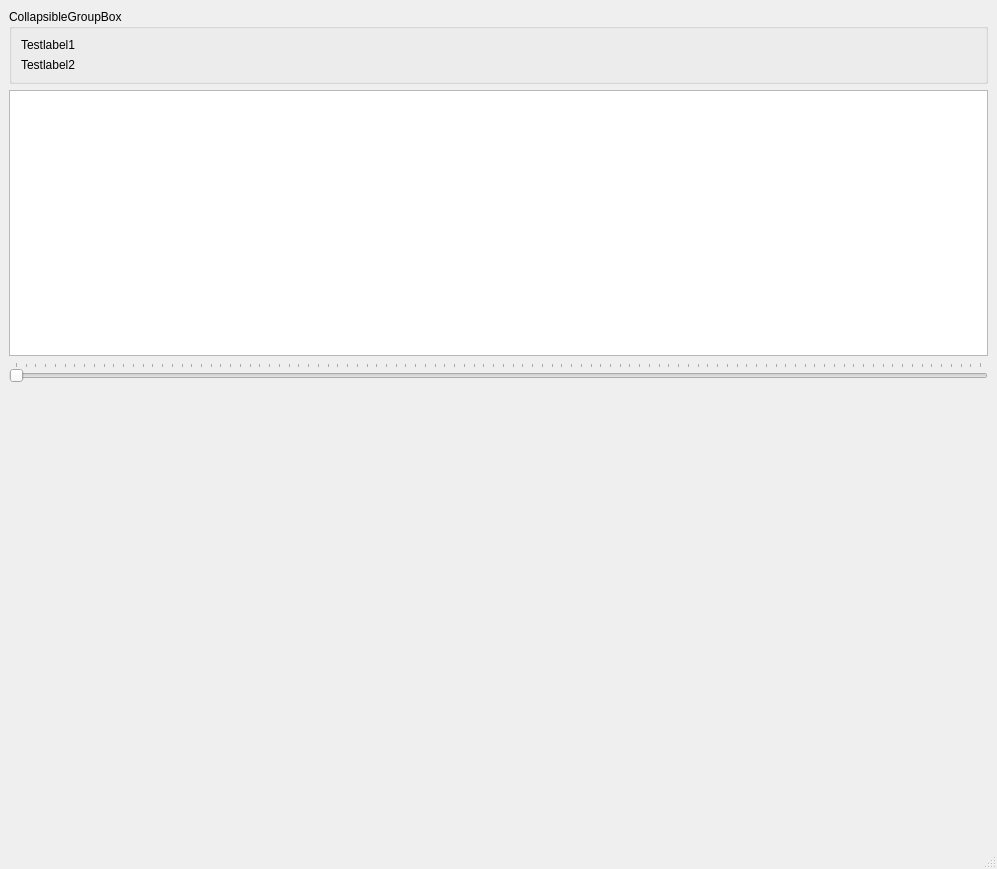
<?xml version="1.0" encoding="UTF-8"?>
<ui version="4.0">
 <class>MainWindow</class>
 <widget class="QMainWindow" name="MainWindow">
  <property name="geometry">
   <rect>
    <x>0</x>
    <y>0</y>
    <width>997</width>
    <height>869</height>
   </rect>
  </property>
  <property name="windowTitle">
   <string>MainWindow</string>
  </property>
  <widget class="QWidget" name="centralwidget">
   <layout class="QVBoxLayout" name="verticalLayout">
    <item>
     <widget class="CollapsibleGroupBox" name="collapsibleGroupBox">
      <property name="title">
       <string>CollapsibleGroupBox</string>
      </property>
      <property name="collapsesHorizontal" stdset="0">
       <bool>false</bool>
      </property>
      <property name="makeFlatWhenCollapsed" stdset="0">
       <bool>true</bool>
      </property>
      <layout class="QVBoxLayout" name="verticalLayout_2">
       <item>
        <widget class="QLabel" name="label">
         <property name="text">
          <string>Testlabel1</string>
         </property>
        </widget>
       </item>
       <item>
        <widget class="QLabel" name="label_2">
         <property name="text">
          <string>Testlabel2</string>
         </property>
        </widget>
       </item>
      </layout>
     </widget>
    </item>
    <item>
     <widget class="PandasTableView" name="pandasTableView"/>
    </item>
    <item>
     <widget class="RangeSelector" name="rangeSelector">
      <property name="orientation">
       <enum>Qt::Horizontal</enum>
      </property>
      <property name="invertedAppearance">
       <bool>false</bool>
      </property>
      <property name="invertedControls">
       <bool>false</bool>
      </property>
      <property name="tickPosition">
       <enum>QSlider::TicksAbove</enum>
      </property>
      <property name="spanOnGroove" stdset="0">
       <bool>false</bool>
      </property>
     </widget>
    </item>
    <item>
     <spacer name="verticalSpacer">
      <property name="orientation">
       <enum>Qt::Vertical</enum>
      </property>
      <property name="sizeType">
       <enum>QSizePolicy::Expanding</enum>
      </property>
      <property name="sizeHint" stdset="0">
       <size>
        <width>20</width>
        <height>456</height>
       </size>
      </property>
     </spacer>
    </item>
   </layout>
  </widget>
  <widget class="QMenuBar" name="menubar">
   <property name="geometry">
    <rect>
     <x>0</x>
     <y>0</y>
     <width>997</width>
     <height>22</height>
    </rect>
   </property>
  </widget>
  <widget class="QStatusBar" name="statusbar"/>
 </widget>
 <customwidgets>
  <customwidget>
   <class>CollapsibleGroupBox</class>
   <extends>QGroupBox</extends>
   <header>Widgets.CollapsibleGroupBox</header>
   <container>1</container>
  </customwidget>
  <customwidget>
   <class>PandasTableView</class>
   <extends>QTableView</extends>
   <header>Widgets.PandasTableView</header>
   <container>1</container>
  </customwidget>
  <customwidget>
   <class>RangeSelector</class>
   <extends>QSlider</extends>
   <header>Widgets.RangeSelector</header>
  </customwidget>
 </customwidgets>
 <resources/>
 <connections/>
</ui>
